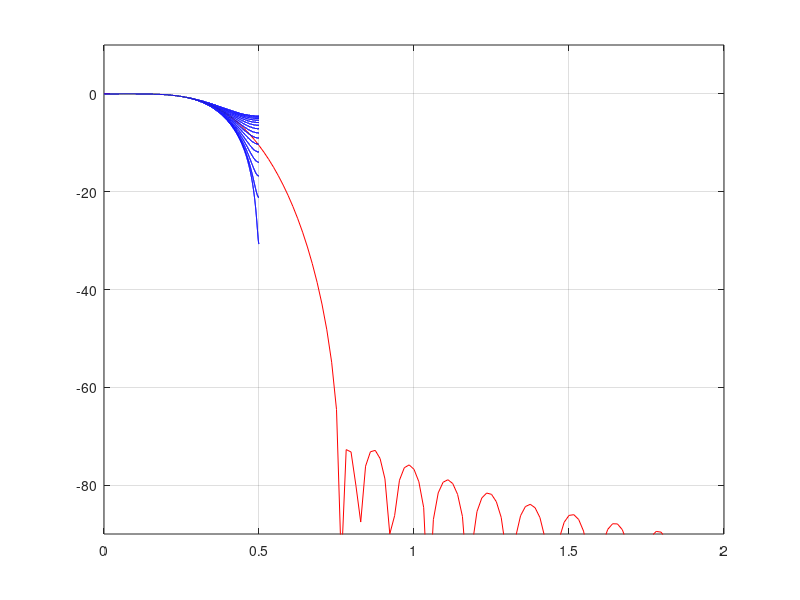
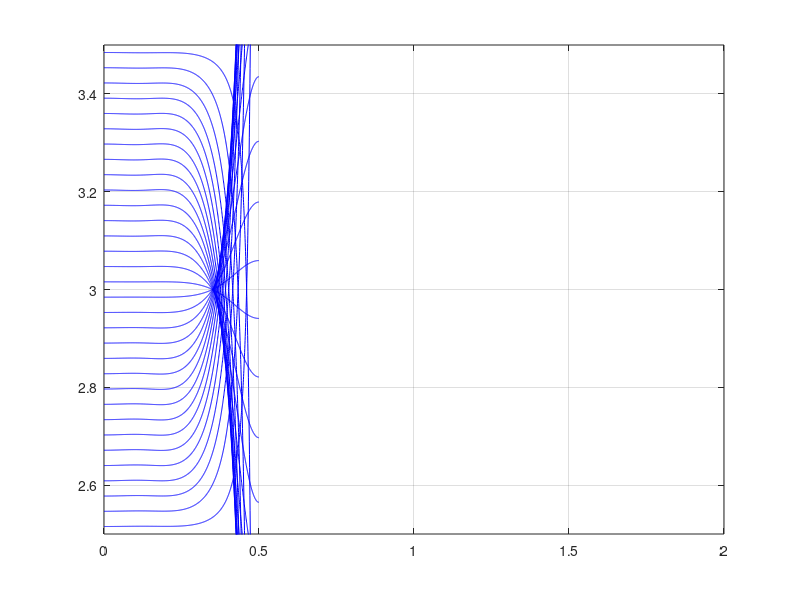

Reproduce these figures in MATLAB, in order.
% /******************************************************************************
% Copyright 2008-2015 Koos Technical Services, Inc. All Rights Reserved
% 
% This source code is the Intellectual Property of Koos Technical Services,Inc. 
% (KTS) and is provided under a License Agreement which protects KTS' ownership and
% derivative rights in exchange for negotiated compensation.
% ******************************************************************************/

% This generates the filter coefficients for the resampler. The resampler accepts an
% input sample rate, fi, between of 2*fo > fi > fo, where fo is the output sample rate.

ds = 7;         % ds = data spread, fir taps used for each delay
ip = 32;        % ip = interpolation points, number of delays available within a sample
taps = ds*ip;   % total taps
order = taps-1;

fi = ip;        % fi is normalized to ip;
fn = fi/2;
fc = 0.45/fn;

writeFile = 0;

%win = chebwin(taps,50);
%win = nuttallwin(taps);
win = kaiser(taps,7);
%win = blackman(taps);
%win = gausswin(taps);
%win = bohmanwin(taps);
%win = tukeywin(taps,0.7);
h = fir1(order,fc,win);

[H w] = freqz(h,1,1024,fi);
%H = H/max(abs(H));
H = H + 1e-8;

% This is the undecimated response of the interpolation filter
figure(1);
plot(w,20*log10(abs(H)),'r'),grid
axis([0 2 -90 10]);


% Build the decimated response of each filter
decimator = kron(ones(1,ds),eye(ip));
gain = h*decimator';

hold on;
for i = (ip-ip):(ip-1)
    g = downsample(h,ip,i);
    [G w] = freqz(g,1,10240,fi/ip);
    %G = G/max(abs(G));
    G = G + 1e-8;
    plot(w,20*log10(ip*abs(G)),'b');
    end
hold off;

figure(2);

g = downsample(h,ip,0);
[G w] = grpdelay(g,1,1024,fi/ip);
plot(w,G,'b');
hold on;
for i = 1:(ip-1)
    g = downsample(h,ip,i);
    [G w] = grpdelay(g,1,1024,fi/ip);
    plot(w,G,'b'),grid
    end
hold off;
axis([0 2 (ds/2 - 1) ds/2]);




if writeFile == 1
    h = round((2^17)*h*ip);
    for i = 1:(ip*ds)
        if (h(i) < 0)
            h(i) = h(i) + 2^18;
        end
    end
    fid = fopen('resampler.hex','w');
    fprintf(fid,'%X\n',h);
    fclose(fid);
end

